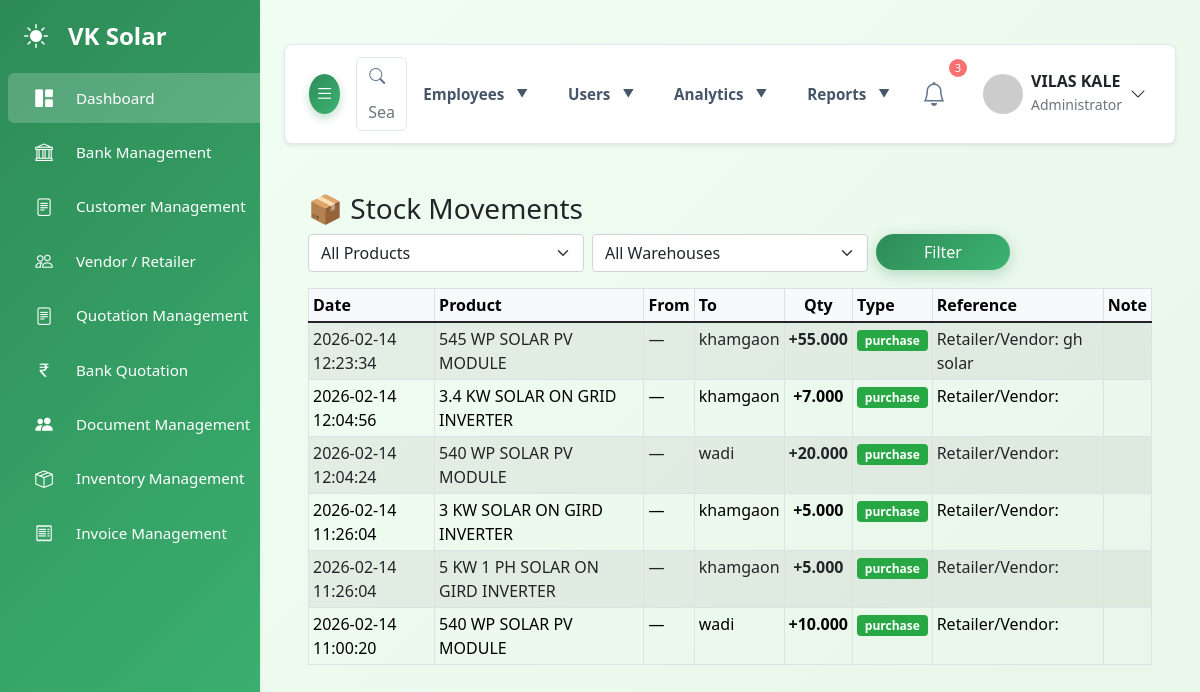
Screenshot of /admin/inventory/stock_movements.php (signed in) with the database file from the repository.
### tables this page shows
CREATE TABLE `stock_movements` (
  `id` int NOT NULL,
  `movement_type` enum('purchase','adjustment','transfer_out','transfer_in','sale','consume','return','other')  NOT NULL,
  `product_id` int NOT NULL,
  `warehouse_from` int DEFAULT NULL,
  `warehouse_to` int DEFAULT NULL,
  `quantity` decimal(12,3) NOT NULL,
  `unit` varchar(30)  DEFAULT 'pc',
  `note` text ,
  `related_id` int DEFAULT NULL,
  `created_by` int DEFAULT NULL,
  `created_at` datetime DEFAULT CURRENT_TIMESTAMP,
  `reference_type` enum('client','retailer')  DEFAULT NULL,
  `reference_id` int DEFAULT NULL
);

CREATE TABLE `products` (
  `id` int NOT NULL,
  `product_id` varchar(20)  NOT NULL,
  `name` varchar(255)  NOT NULL,
  `category_id` int DEFAULT NULL,
  `hsn_code` varchar(50)  DEFAULT NULL,
  `created_by` int DEFAULT NULL,
  `created_at` datetime DEFAULT CURRENT_TIMESTAMP,
  `updated_at` datetime DEFAULT CURRENT_TIMESTAMP ON UPDATE CURRENT_TIMESTAMP
);

CREATE TABLE `warehouses` (
  `id` int NOT NULL,
  `name` varchar(150) NOT NULL,
  `code` varchar(50) DEFAULT NULL,
  `address` text,
  `city` varchar(100) DEFAULT NULL,
  `state` varchar(100) DEFAULT NULL,
  `pincode` varchar(12) DEFAULT NULL,
  `contact_name` varchar(100) DEFAULT NULL,
  `contact_phone` varchar(20) DEFAULT NULL,
  `image` varchar(255) DEFAULT NULL,
  `created_by` int DEFAULT NULL,
  `created_at` timestamp NULL DEFAULT CURRENT_TIMESTAMP,
  `updated_at` timestamp NULL DEFAULT CURRENT_TIMESTAMP ON UPDATE CURRENT_TIMESTAMP
);

CREATE TABLE `vendors_retailers` (
  `id` int NOT NULL,
  `type` enum('vendor(Manufacturer Company)','retailer')  NOT NULL,
  `company_name` varchar(150) NOT NULL,
  `contact_person` varchar(150) DEFAULT NULL,
  `mobile` varchar(20) DEFAULT NULL,
  `email` varchar(150) DEFAULT NULL,
  `address` text,
  `gst_number` varchar(30) DEFAULT NULL,
  `is_active` tinyint DEFAULT '1',
  `created_by` int DEFAULT NULL,
  `created_at` datetime DEFAULT CURRENT_TIMESTAMP
);

### admin/inventory/stock_movements.php (the view, shortened to what this page needs)
<?php
require_once __DIR__ . '/../connect/auth_middleware.php';
$sql = "
SELECT
  sm.*,
  p.name AS product_name,
  wf.name AS from_warehouse,
  wt.name AS to_warehouse,
  c.name  AS client_name,
  vr.company_name as retailer_name
FROM stock_movements sm
LEFT JOIN products p   ON p.id = sm.product_id
LEFT JOIN warehouses wf ON wf.id = sm.warehouse_from
LEFT JOIN warehouses wt ON wt.id = sm.warehouse_to
LEFT JOIN clients c ON (sm.reference_type='client' AND c.id = sm.reference_id)
LEFT JOIN vendors_retailers vr on (sm.reference_type='retailer' AND vr.id = sm.reference_id)
WHERE 1=1
";
$sql .= " ORDER BY sm.created_at DESC LIMIT 500";
$stmt = $conn->prepare($sql);
$stmt->execute();
$rows = $stmt->get_result()->fetch_all(MYSQLI_ASSOC);
?>
<!doctype html>
<html>
<head>
<?php require_once __DIR__ . '/../include/head2.php'; ?>
<link href="https://cdn.jsdelivr.net/npm/bootstrap@5.1.3/dist/css/bootstrap.min.css" rel="stylesheet">
</head>
<body>
<?php
$cwd=getcwd(); chdir(__DIR__.'/..'); include 'include/sidebar.php'; chdir($cwd);
?>
<div id="main-content">
<?php
$cwd=getcwd(); chdir(__DIR__.'/..'); include 'include/navbar.php'; chdir($cwd);
?>
<main class="container-fluid py-4">
<h3>📦 Stock Movements</h3>
<form class="row g-2 mb-3">
  <div class="col-md-4">
    <select name="product_id" class="form-select">
      <option value="">All Products</option>
    </select>
  </div>
  <div class="col-md-4">
    <select name="warehouse_id" class="form-select">
      <option value="">All Warehouses</option>
    </select>
  </div>
  <div class="col-md-2">
    <button class="btn btn-primary w-100">Filter</button>
  </div>
</form>
<table class="table table-sm table-bordered table-striped">
<thead class="table-light">
<tr>
  <th>Date</th>
  <th>Product</th>
  <th>From</th>
  <th>To</th>
  <th class="text-center">Qty</th>
  <th>Type</th>
  <th>Reference</th>
  <th>Note</th>
</tr>
</thead>
<tbody>
<?php foreach($rows as $r):
  $badge = 'badge-transfer';
  if ($r['quantity'] > 0) $badge = 'badge-in';
?>
<tr>
  <td><?= $r['created_at'] ?></td>
  <td><?= htmlspecialchars($r['product_name']) ?></td>
  <td><?= htmlspecialchars($r['from_warehouse'] ?? '—') ?></td>
  <td><?= htmlspecialchars($r['to_warehouse'] ?? $r['reference_type']) ?></td>
  <td class="text-center <?= $r['quantity']>=0?'qty-pos':'qty-neg' ?>">
    <?= $r['quantity']>0?'+':'' ?><?= $r['quantity'] ?>
  </td>
  <td><span class="badge <?= $badge ?>"><?= $r['movement_type'] ?></span></td>
  <td>
    <?php if ($r['reference_type']==='client'): ?>
      Customer: <?= htmlspecialchars($r['client_name'] ?? 'ID '.$r['reference_id']) ?>
    <?php elseif ($r['reference_type']==='retailer'): ?>
      Retailer/Vendor: <?= $r['retailer_name'] ?>
    <?php else: ?> — <?php endif; ?>
  </td>
  <td><?= htmlspecialchars($r['note'] ?? '') ?></td>
</tr>
<?php endforeach; ?>
</tbody>
</table>
</main>
</div>
</body>
</html>

### admin/css&js/style.css (style rules this page uses)
:root { --primary: #2e8b57; --primary-light: #3cb371; --primary-dark: #1e6b47; --secondary: #f5f5f5; --accent: #87ceeb; --accent-light: #b0e2ff; --earth: #d2b48c; --earth-light: #f0e6d6; --dark: #2c3e50; --light: #f8f9fa; --gradient-primary: linear-gradient( 135deg, var(--primary) 0%, var(--primary-light) 100% ); --gradient-secondary: linear-gradient( 135deg, var(--earth-light) 0%, var(--secondary) 100% ); --gradient-hero: linear-gradient( 135deg, rgba(46, 139, 87, 0.85) 0%, rgba(60, 179, 113, 0.85) 100% ); --gradient-nature: linear-gradient( 135deg, var(--primary) 0%, var(--accent) 100% ); --background-light: #f1f5f9; --text-light: #64748b; --card-bg-light: #ffffff; --border-color-light: #e2e8f0; --success-color: #10b981; --danger-color: #f87171; --warning-color: #fbbf24; }
body { font-family: "Inter", sans-serif; background-color: var(--background-light); color: var(--text-light); padding-top: 20px; overflow-x: hidden; }
#main-content { margin-left: 260px; padding: 1.5rem; transition: margin-left 0.3s ease-in-out; }
.btn-primary { background: var(--gradient-primary) !important; border: none !important; box-shadow: 0 4px 15px rgba(46, 139, 87, 0.3); border-radius: 25px !important; transition: all 0.3s ease; font-weight: 500; padding: 12px 30px; }
.table { color: var(--text-light); }

### admin/css&js/carousel.css (style rules this page uses)
:root { --primary: #2e8b57; --primary-light: #3cb371; --primary-dark: #1e6b47; --secondary: #f5f5f5; --accent: #87ceeb; --dark: #2c3e50; --light: #f8f9fa; --gradient-primary: linear-gradient( 135deg, var(--primary) 0%, var(--primary-light) 100% ); --background-light: #f1f5f9; --text-light: #64748b; --card-bg-light: #ffffff; --border-color-light: #e2e8f0; --success-color: #10b981; --danger-color: #f87171; --warning-color: #fbbf24; }
body { font-family: "Inter", sans-serif; background-color: var(--background-light); color: var(--text-light); padding-top: 20px; overflow-x: hidden; }
#main-content { margin-left: 260px; padding: 1.5rem; transition: margin-left 0.3s ease-in-out; }
.btn-primary { background: var(--gradient-primary) !important; border: none !important; box-shadow: 0 4px 15px rgba(46, 139, 87, 0.3); border-radius: 0.75rem !important; transition: all 0.3s ease; font-weight: 600; padding: 12px 30px; }

### admin/css&js/logo&brand.css (style rules this page uses)
:root { --primary-green: #48bb78; --dark-green: #38a169; --light-green: #c6f6d5; --accent-green: #68d391; --text-dark: #2d3748; --text-light: #718096; --bg-light: #f7fafc; --border: #e2e8f0; --shadow: 0 2px 4px -1px rgba(0, 0, 0, 0.1), 0 1px 2px -1px rgba(0, 0, 0, 0.06); --shadow-lg: 0 4px 6px -1px rgba(0, 0, 0, 0.1), 0 2px 4px -1px rgba(0, 0, 0, 0.06); }
.btn-primary { background: linear-gradient(135deg, var(--primary-green), var(--dark-green)); border: none; border-radius: 8px; padding: 10px 20px; font-weight: 600; display: flex; align-items: center; gap: 6px; transition: all 0.3s ease; box-shadow: 0 2px 4px rgba(72, 187, 120, 0.2); font-size: 0.9rem; }
.text-center { text-align: center; }

### admin/css&js/project.css (style rules this page uses)
:root { --primary: #2e8b57; --primary-light: #3cb371; --primary-dark: #1e6b47; --secondary: #f5f5f5; --accent: #87ceeb; --accent-light: #b0e2ff; --earth: #d2b48c; --earth-light: #f0e6d6; --dark: #2c3e50; --light: #f8f9fa; --gradient-primary: linear-gradient( 135deg, var(--primary) 0%, var(--primary-light) 100% ); --background-light: #f1f5f9; --text-light: #64748b; --card-bg-light: #ffffff; --border-color-light: #e2e8f0; --success-color: #10b981; --danger-color: #f87171; --warning-color: #fbbf24; }
body { font-family: "Inter", sans-serif; background-color: var(--background-light); color: var(--text-light); padding-top: 20px; overflow-x: hidden; }
#main-content { margin-left: 260px; padding: 1.5rem; transition: margin-left 0.3s ease-in-out; }
.btn-primary { background: var(--gradient-primary) !important; border: none !important; box-shadow: 0 4px 15px rgba(46, 139, 87, 0.3); border-radius: 25px !important; transition: all 0.3s ease; font-weight: 500; padding: 12px 30px; }
.table { color: var(--text-light); }

### admin/css&js/view-project.css (style rules this page uses)
:root { --primary-color: #2e8b57; --secondary-color: #3cb371; --light-color: #f5f5f5; --dark-color: #333; --border-radius: 10px; --box-shadow: 0 3px 10px rgba(0, 0, 0, 0.08); --transition: all 0.3s ease; }
body { background-color: #f8f9fa; font-family: "Segoe UI", Tahoma, Geneva, Verdana, sans-serif; line-height: 1.6; }

### admin/inventory/stock_movements.php (style rules this page uses)
.badge-in { background:#28a745 }
.qty-pos { color:#28a745;font-weight:600 }

### rows the page displays
stock_movements: created_at "2026-02-14 12:23:34", product.name "545 WP SOLAR PV MODULE", from_warehouse "—", warehouse_to.name "khamgaon", quantity "55.000", movement_type "purchase", vendors_retailers.company_name "gh solar"
stock_movements: created_at "2026-02-14 12:04:56", product.name "3.4 KW SOLAR ON GRID INVERTER", from_warehouse "—", warehouse_to.name "khamgaon", quantity "7.000", movement_type "purchase"
stock_movements: created_at "2026-02-14 12:04:24", product.name "540 WP SOLAR PV MODULE", from_warehouse "—", warehouse_to.name "wadi", quantity "20.000", movement_type "purchase"
stock_movements: created_at "2026-02-14 11:26:04", product.name "3 KW SOLAR ON GIRD INVERTER", from_warehouse "—", warehouse_to.name "khamgaon", quantity "5.000", movement_type "purchase"
stock_movements: created_at "2026-02-14 11:26:04", product.name "5 KW 1 PH SOLAR ON GIRD INVERTER", from_warehouse "—", warehouse_to.name "khamgaon", quantity "5.000", movement_type "purchase"
stock_movements: created_at "2026-02-14 11:00:20", product.name "540 WP SOLAR PV MODULE", from_warehouse "—", warehouse_to.name "wadi", quantity "10.000", movement_type "purchase"

### other values shown
$current_user_name "VILAS KALE"
$role_names[$current_role] "Administrator"
